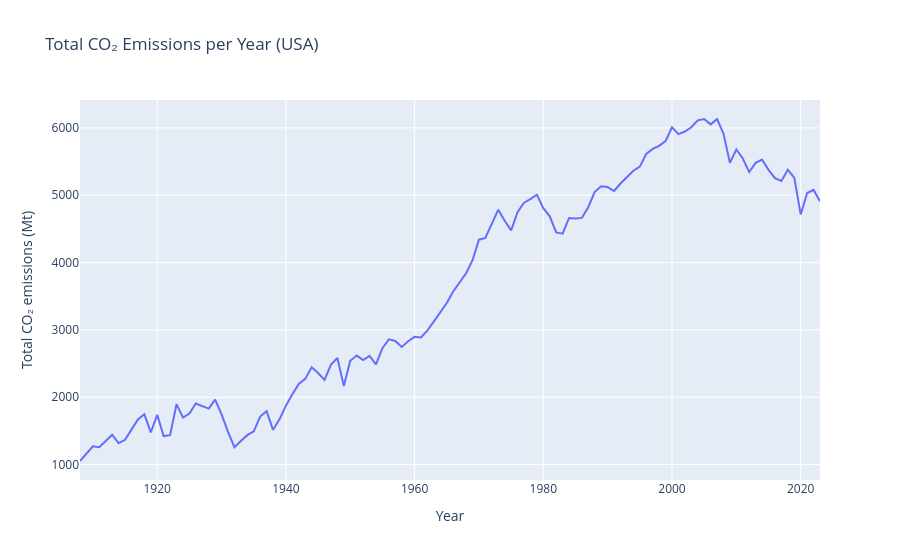

Notebook code cell kept with this figure:
### Code cell
# Group by year and sum CO₂ of USA
usa_df = post_1908_reduced_df[post_1908_reduced_df['country'] == "United States"]

usa_co2_per_year = usa_df.groupby('year', 'country' == "United States", as_index=False)['co2'].sum()

# Plot with Plotly Express
fig = px.line(usa_co2_per_year, 
              x='year', 
              y='co2',
              title='Total CO₂ Emissions per Year (USA)',
              labels={'co2': 'Total CO₂ emissions (Mt)', 'year': 'Year'})

fig.show()
